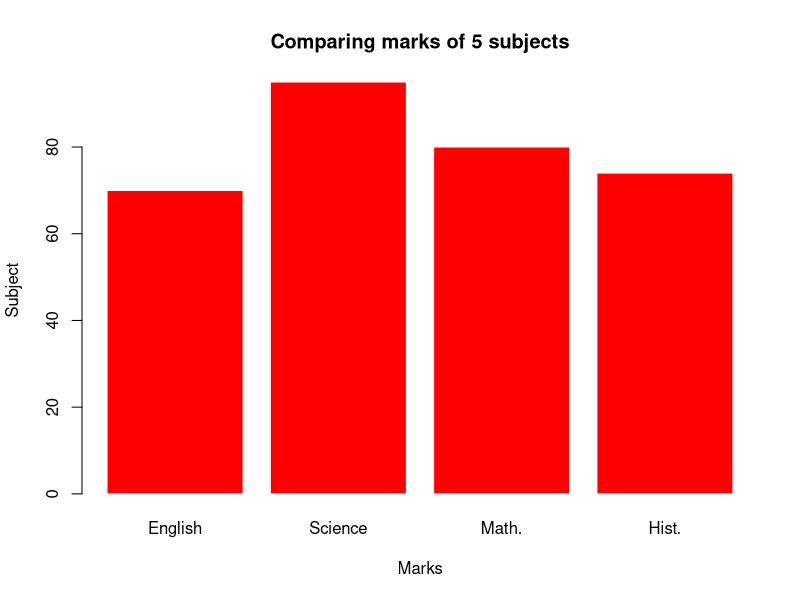

Reproduce this figure in R.
marks = c(70, 95, 80, 74)
barplot(marks,
        main = "Comparing marks of 5 subjects",
        xlab = "Marks",
        ylab = "Subject",
        names.arg = c("English", "Science", "Math.", "Hist."),
        col = "red",
        border="0",
        horiz = FALSE)